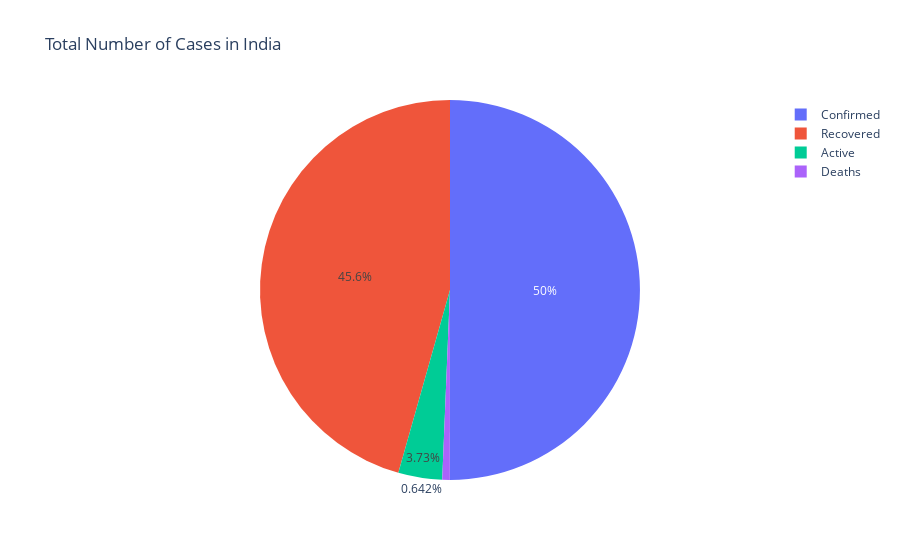

Here is the notebook cell this chart was saved with:
### Code cell
fig = px.pie(all_data, values='cases', names='column', title='Total Number of Cases in India')
fig.show()

### Figure 1 — Plotly figure (JSON) as saved in the notebook; plotly's stock layout.template omitted (floating-point values rounded to 4 significant figures)
{"data": [{"domain": {"x": [0, 1], "y": [0, 1]}, "hovertemplate": "column=%{label}<br>cases=%{value}<extra></extra>", "labels": ["Confirmed", "Recovered", "Deaths", "Active"], "legendgroup": "", "name": "", "showlegend": true, "type": "pie", "values": [13057954, 11910741, 167694, 974233]}], "layout": {"legend": {"tracegroupgap": 0}, "title": {"text": "Total Number of Cases in India"}}}
